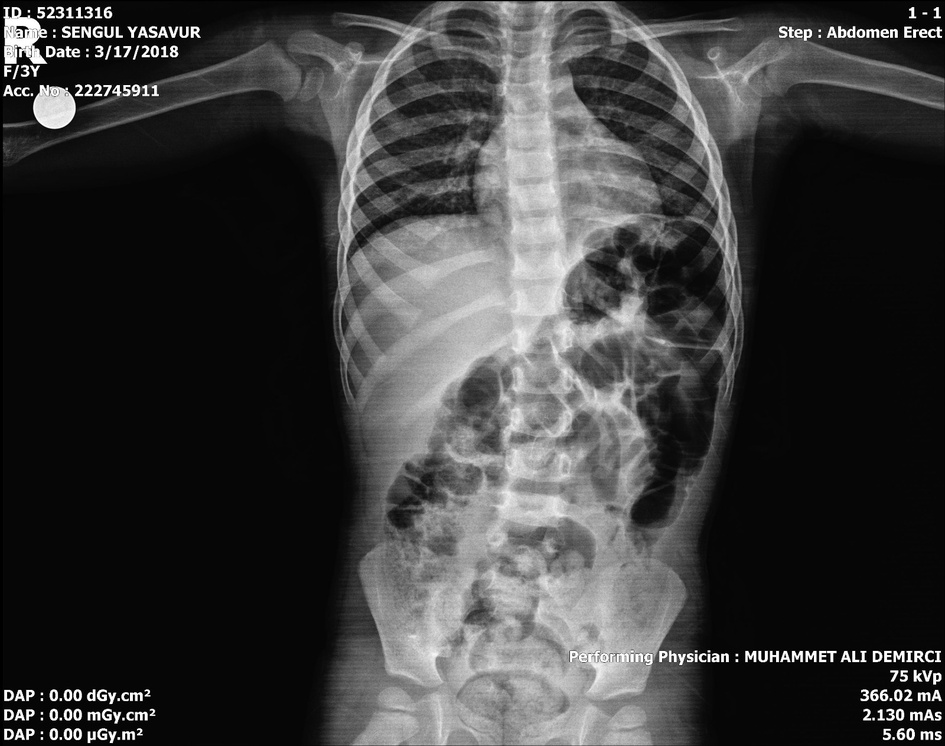
#> input picture Python/ResimKirpma/cocukKarin.jpeg, 945 x 746 px, shrunk from 1600 x 1263 before the run
$ python main.py
#> lines starting #> are read from the running program, lines starting #| are printed output that depends on the picture; after the words box and inside, x2 and y2 are one past the last pixel; in counts of white or black regions, pixels touching at a corner belong together
import cv2
def goruntuIsle(dosyaYolu):
#> called with dosyaYolu = 'cocukKarin.jpeg'
    resim = cv2.imread(dosyaYolu)
#> resim is the input picture: shape (746, 945, 3); min 0, max 255, mean 58.9
    y, x, _ = resim.shape
#> y = 746; x = 945
    solX = x
#> solX = 945
    sagX = 0
    altY = 0
    ustY = y
#> ustY = 746
    sb = cv2.threshold(resim, 30, 255, cv2.THRESH_BINARY)[1]
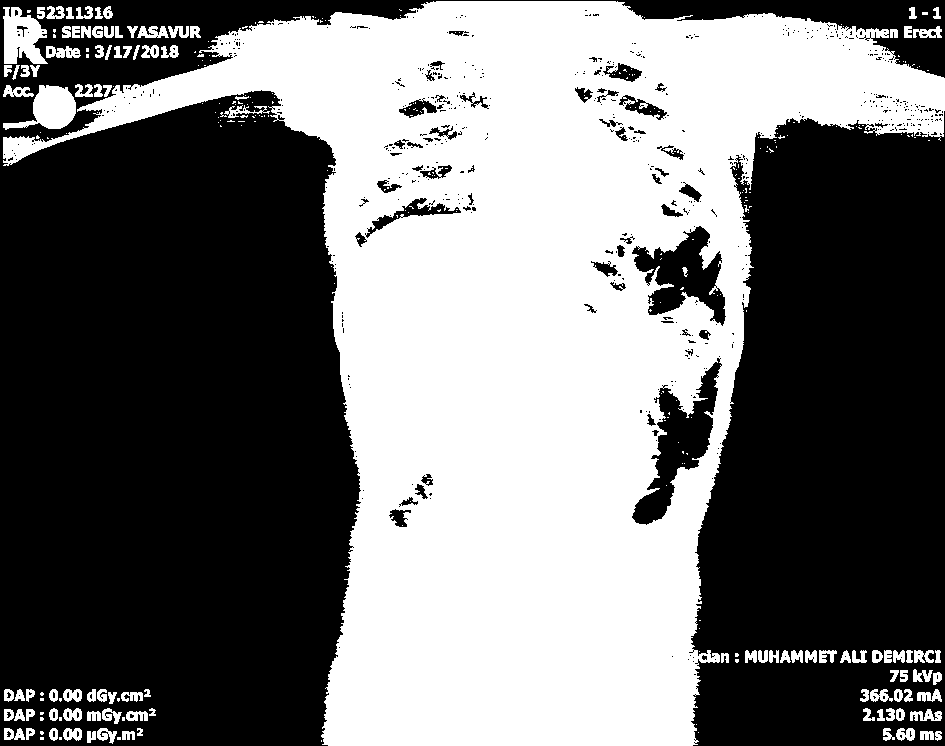
#> sb: shape (746, 945, 3); 45.3% white; 307 white regions (203 under 20 px), largest, box (x1, y1, x2, y2) and area: (3, 1, 945, 746) 304400, (3, 7, 48, 64) 1706, (3, 85, 76, 130) 1699
    blur = cv2.blur(sb,(40,40))
    sb = cv2.threshold(blur, 130, 255, cv2.THRESH_BINARY)[1]
#> sb: shape (746, 945, 3); 44.6% white; 2 white regions, box (x1, y1, x2, y2) and area: (0, 0, 945, 746) 312221, (0, 15, 46, 66) 1873
    blur = cv2.blur(sb, (80, 80))
    sb = cv2.threshold(blur, 240, 255, cv2.THRESH_BINARY)[1]
#> sb: shape (746, 945, 3); 30.9% white; 1 white region, box (x1, y1, x2, y2) and area: (270, 0, 875, 746) 217552
    blur = cv2.blur(sb, (80, 80))
    sb = cv2.threshold(blur, 240, 255, cv2.THRESH_BINARY)[1]
#> sb: shape (746, 945, 3); 20.8% white; 1 white region, box (x1, y1, x2, y2) and area: (376, 0, 707, 746) 146438
    blur = cv2.blur(sb, (80, 80))
    sb = cv2.threshold(blur, 150, 255, cv2.THRESH_BINARY)[1]
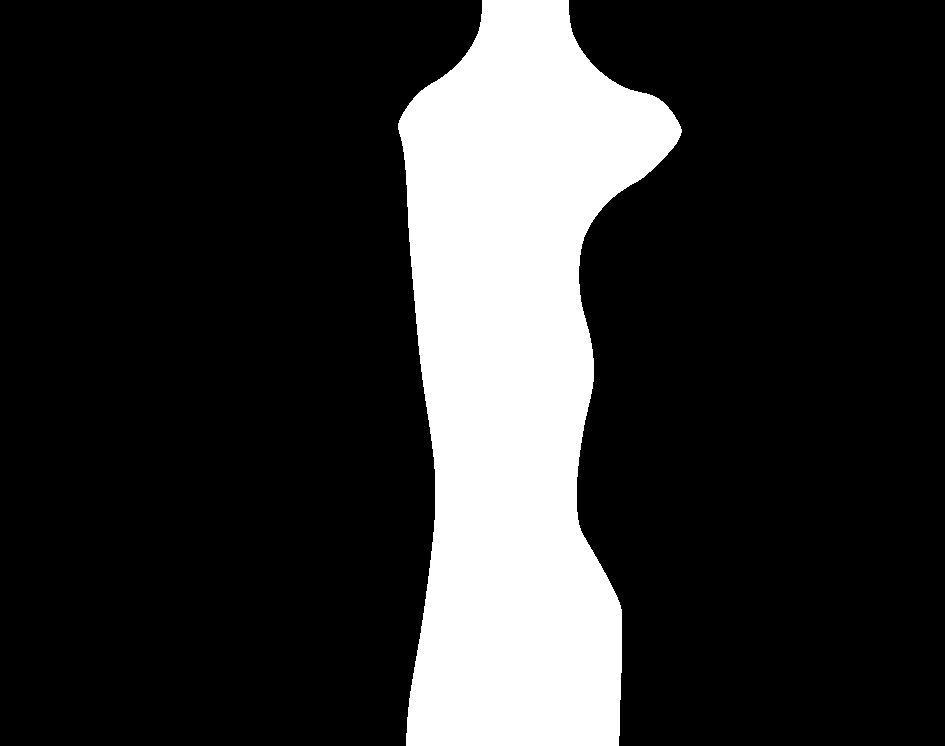
#> sb: shape (746, 945, 3); 19.1% white; 1 white region, box (x1, y1, x2, y2) and area: (398, 0, 682, 746) 134747
    hsv = cv2.cvtColor(sb, cv2.COLOR_BGR2HSV)
#> hsv: shape (746, 945, 3); mean H, S, V 0, 0, 48.7

    for i in range(0, y):
        for j in range(0, x):
            v = hsv[i, j, 2]
            if int(v) != 0 and solX >= j:
                solX = j
                break
#> after the loop, solX = 398

    for i in range(0, y):
        for j in range(x - 1, solX, -1):
            v = hsv[i, j, 2]
            if int(v) != 0 and sagX <= j:
                sagX = j
                break
#> after the loop, sagX = 681

    for i in range(solX, sagX):
        for j in range(0, y):
            v = hsv[j, i, 2]
            if int(v) != 0 and ustY >= j:
                ustY = j
                break
#> after the loop, ustY = 0

    for i in range(solX, sagX):
        for j in range(y - 1, ustY, -1):
            v = hsv[j, i, 2]
            if int(v) != 0 and altY <= j:
                altY = j
                break
#> after the loop, altY = 745
    deger = int((sagX - solX) * 1.2)
#> deger = 339
    if deger < (altY - ustY):
        altY = ustY + deger
#> altY = 339
    kesilmisResim = resim[ustY: altY, solX: sagX]
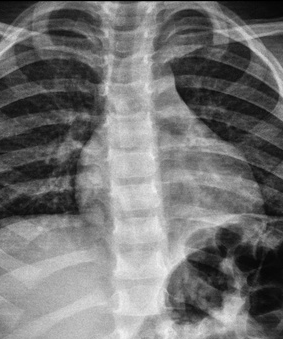
#> kesilmisResim: shape (339, 283, 3); min 0, max 241, mean 115
    cv2.imshow(dosyaYolu + " goruntusunun islenmis hali", kesilmisResim)

goruntuIsle("cocukKarin.jpeg")
goruntuIsle("orijinal.jpeg")
#> call 2 of goruntuIsle, with dosyaYolu = 'orijinal.jpeg'
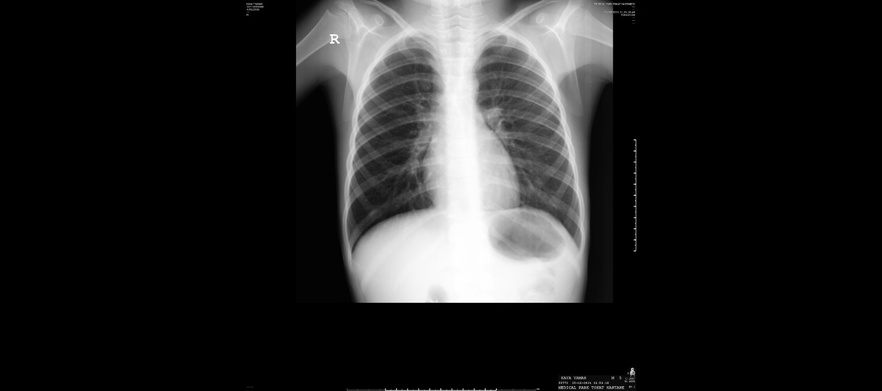
#> input picture Python/ResimKirpma/orijinal.jpeg, 882 x 391 px, shrunk from 1493 x 661 before the run
#> in goruntuIsle, resim is the input picture: shape (391, 882, 3); mean B, G, R 37.4, 37.4, 37.4
#> in goruntuIsle (call 2), `sb = cv2.threshold(blur, 130, 255, cv2.THRESH_BINARY)[1]`: sb: shape (391, 882, 3); 23.4% white; 1 white region, box (x1, y1, x2, y2) and area: (297, 0, 618, 303) 80739
#> in goruntuIsle (call 2), `sb = cv2.threshold(blur, 240, 255, cv2.THRESH_BINARY)[1]`: sb: shape (391, 882, 3); 15.4% white; 1 white region, box (x1, y1, x2, y2) and area: (338, 0, 581, 268) 52954
#> in goruntuIsle (call 2), `sb = cv2.threshold(blur, 240, 255, cv2.THRESH_BINARY)[1]`: sb: shape (391, 882, 3); 8.7% white; 1 white region, box (x1, y1, x2, y2) and area: (377, 0, 545, 233) 30070
#> in goruntuIsle (call 2), `blur = cv2.blur(sb, (80, 80))`:
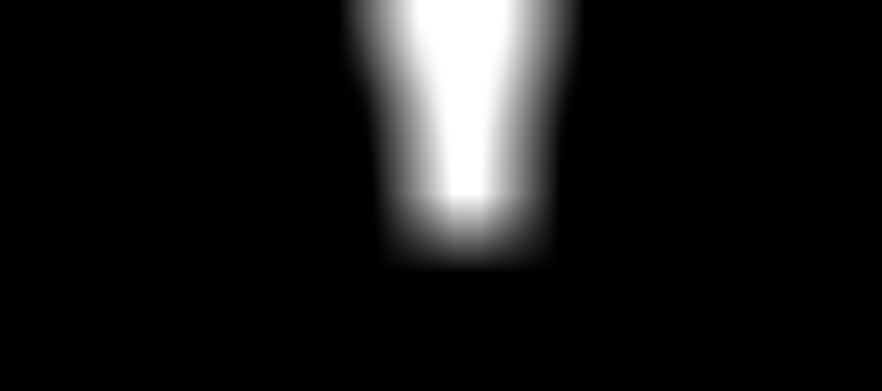
#> blur: shape (391, 882, 3); min 0, max 255, mean 22.3
#> in goruntuIsle (call 2), `sb = cv2.threshold(blur, 150, 255, cv2.THRESH_BINARY)[1]`:
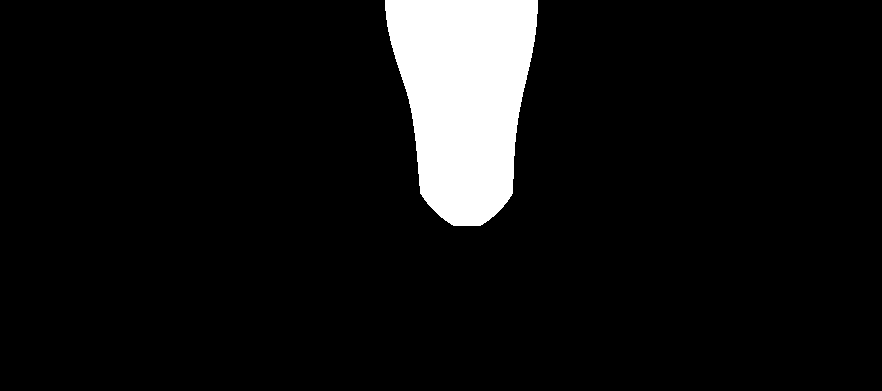
#> sb: shape (391, 882, 3); 7.3% white; 1 white region, box (x1, y1, x2, y2) and area: (385, 0, 538, 226) 25262
#> in goruntuIsle (call 2), `hsv = cv2.cvtColor(sb, cv2.COLOR_BGR2HSV)`: hsv: shape (391, 882, 3); mean H, S, V 0, 0, 18.7
#> after the loop in goruntuIsle (call 2), `for i in range(0, y):`: solX = 385
#> after the loop in goruntuIsle (call 2), `for i in range(0, y):`: sagX = 537
#> after the loop in goruntuIsle (call 2), `for i in range(solX, sagX):`: ustY = 0
#> after the loop in goruntuIsle (call 2), `for i in range(solX, sagX):`: altY = 225
#> in goruntuIsle (call 2), `deger = int((sagX - solX) * 1.2)`: deger = 182
#> in goruntuIsle (call 2), `kesilmisResim = resim[ustY: altY, solX: sagX]`:
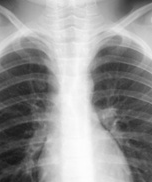
#> kesilmisResim: shape (182, 152, 3); min 23, max 253, mean 148.5
cv2.waitKey(0)
